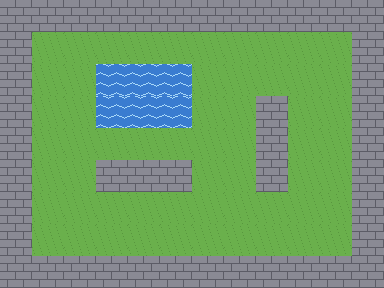

Tiled map render using the project's own tile images. Description and the whole map definition, tile-layer contents included, below:
An orthogonal 12x9 tile map with 32x32 px tiles, 1 tile layer (ground) and 6 objects (5x Coin, Player).

<map version="1.10" tiledversion="1.11.0" orientation="orthogonal" renderorder="right-down" width="12" height="9" tilewidth="32" tileheight="32" infinite="0" nextlayerid="3" nextobjectid="7">
 <tileset firstgid="1" source="tiles.tsx" />
 <layer id="1" name="ground" width="12" height="9">
  <data encoding="csv">
2,2,2,2,2,2,2,2,2,2,2,2,
2,1,1,1,1,1,1,1,1,1,1,2,
2,1,1,3,3,3,1,1,1,1,1,2,
2,1,1,3,3,3,1,1,2,1,1,2,
2,1,1,1,1,1,1,1,2,1,1,2,
2,1,1,2,2,2,1,1,2,1,1,2,
2,1,1,1,1,1,1,1,1,1,1,2,
2,1,1,1,1,1,1,1,1,1,1,2,
2,2,2,2,2,2,2,2,2,2,2,2
</data>
 </layer>
 <objectgroup id="2" name="objects">
  <object id="1" name="player" type="Player" gid="5" x="32" y="64" width="32" height="32" />
  <object id="2" type="Coin" gid="7" x="320" y="64" width="32" height="32" />
  <object id="3" type="Coin" gid="7" x="160" y="160" width="32" height="32" />
  <object id="4" type="Coin" gid="7" x="32" y="256" width="32" height="32" />
  <object id="5" type="Coin" gid="7" x="320" y="256" width="32" height="32" />
  <object id="6" type="Coin" gid="7" x="192" y="224" width="32" height="32" />
 </objectgroup>
</map>
